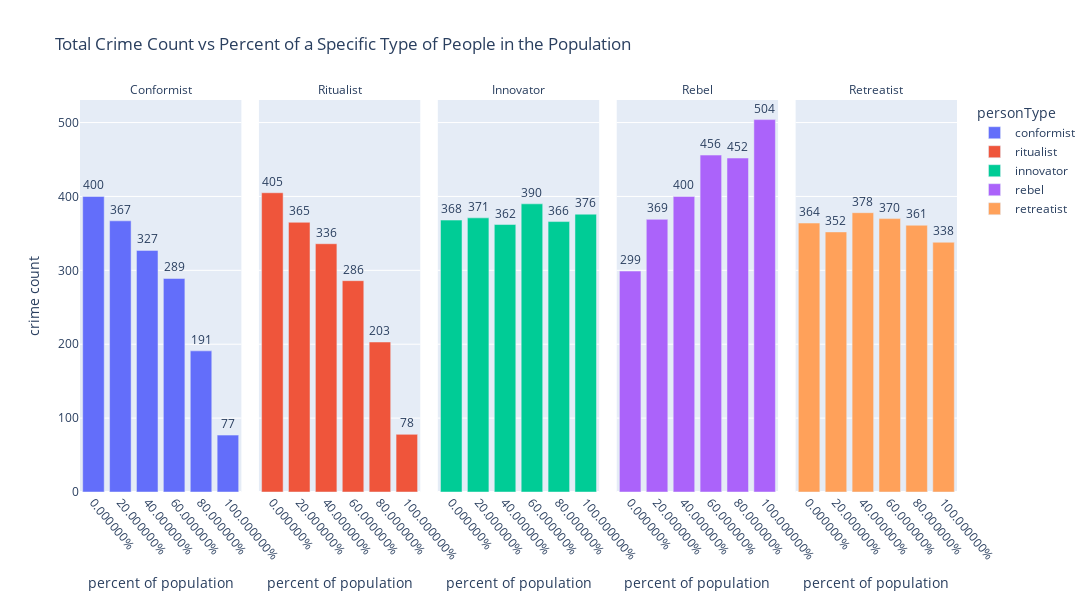

Write notebook code for a chart like this one.
### Code cell
fig = px.bar(
    data_frame=df,
    x="personPercent",
    y="crime",
    text='crime',
    color="personType",               # differentiate color of marks
    barmode='relative',
    facet_col='personType',          # assigns marks to subplots in the horizontal direction
    facet_col_spacing=0.02,
    labels={
        "crime":"crime count",
        "personPercent":"percent of population"
    },           
    title='Total Crime Count vs Percent of a Specific Type of People in the Population', # figure title
    
    width=1100,                   # figure width in pixels
    height=600,                   # figure height in pixels
)
fig.update_xaxes(nticks=10)
fig.update_xaxes(tickangle=50,tickformat = '%')
fig.update_traces(textposition ='outside')
for annotation in fig.layout.annotations:
    annotation.text=annotation.text[11:].capitalize()

fig.show()
fig.write_html("personTypeOnCrime.html")

### Figure 1 — Plotly figure (JSON) as saved in the notebook; plotly's stock layout.template omitted (floating-point values rounded to 4 significant figures)
{"data": [{"alignmentgroup": "True", "hovertemplate": "personType=conformist<br>percent of population=%{x}<br>crime count=%{text}<extra></extra>", "legendgroup": "conformist", "marker": {"color": "#636efa"}, "name": "conformist", "offsetgroup": "conformist", "orientation": "v", "showlegend": true, "text": [400, 367, 327, 289, 191, 77], "textposition": "outside", "type": "bar", "x": [0, 0.2, 0.4, 0.6, 0.8, 1], "xaxis": "x", "y": [400, 367, 327, 289, 191, 77], "yaxis": "y"}, {"alignmentgroup": "True", "hovertemplate": "personType=ritualist<br>percent of population=%{x}<br>crime count=%{text}<extra></extra>", "legendgroup": "ritualist", "marker": {"color": "#EF553B"}, "name": "ritualist", "offsetgroup": "ritualist", "orientation": "v", "showlegend": true, "text": [405, 365, 336, 286, 203, 78], "textposition": "outside", "type": "bar", "x": [0, 0.2, 0.4, 0.6, 0.8, 1], "xaxis": "x2", "y": [405, 365, 336, 286, 203, 78], "yaxis": "y2"}, {"alignmentgroup": "True", "hovertemplate": "personType=innovator<br>percent of population=%{x}<br>crime count=%{text}<extra></extra>", "legendgroup": "innovator", "marker": {"color": "#00cc96"}, "name": "innovator", "offsetgroup": "innovator", "orientation": "v", "showlegend": true, "text": [368, 371, 362, 390, 366, 376], "textposition": "outside", "type": "bar", "x": [0, 0.2, 0.4, 0.6, 0.8, 1], "xaxis": "x3", "y": [368, 371, 362, 390, 366, 376], "yaxis": "y3"}, {"alignmentgroup": "True", "hovertemplate": "personType=rebel<br>percent of population=%{x}<br>crime count=%{text}<extra></extra>", "legendgroup": "rebel", "marker": {"color": "#ab63fa"}, "name": "rebel", "offsetgroup": "rebel", "orientation": "v", "showlegend": true, "text": [299, 369, 400, 456, 452, 504], "textposition": "outside", "type": "bar", "x": [0, 0.2, 0.4, 0.6, 0.8, 1], "xaxis": "x4", "y": [299, 369, 400, 456, 452, 504], "yaxis": "y4"}, {"alignmentgroup": "True", "hovertemplate": "personType=retreatist<br>percent of population=%{x}<br>crime count=%{text}<extra></extra>", "legendgroup": "retreatist", "marker": {"color": "#FFA15A"}, "name": "retreatist", "offsetgroup": "retreatist", "orientation": "v", "showlegend": true, "text": [364, 352, 378, 370, 361, 338], "textposition": "outside", "type": "bar", "x": [0, 0.2, 0.4, 0.6, 0.8, 1], "xaxis": "x5", "y": [364, 352, 378, 370, 361, 338], "yaxis": "y5"}], "layout": {"annotations": [{"font": {}, "showarrow": false, "text": "Conformist", "x": 0.092, "xanchor": "center", "xref": "paper", "y": 1, "yanchor": "bottom", "yref": "paper"}, {"font": {}, "showarrow": false, "text": "Ritualist", "x": 0.296, "xanchor": "center", "xref": "paper", "y": 1, "yanchor": "bottom", "yref": "paper"}, {"font": {}, "showarrow": false, "text": "Innovator", "x": 0.5, "xanchor": "center", "xref": "paper", "y": 1, "yanchor": "bottom", "yref": "paper"}, {"font": {}, "showarrow": false, "text": "Rebel", "x": 0.704, "xanchor": "center", "xref": "paper", "y": 1, "yanchor": "bottom", "yref": "paper"}, {"font": {}, "showarrow": false, "text": "Retreatist", "x": 0.908, "xanchor": "center", "xref": "paper", "y": 1, "yanchor": "bottom", "yref": "paper"}], "barmode": "relative", "height": 600, "legend": {"title": {"text": "personType"}, "tracegroupgap": 0}, "title": {"text": "Total Crime Count vs Percent of a Specific Type of People in the Population"}, "width": 1100, "xaxis": {"anchor": "y", "domain": [0, 0.184], "nticks": 10, "tickangle": 50, "tickformat": "%", "title": {"text": "percent of population"}}, "xaxis2": {"anchor": "y2", "domain": [0.204, 0.388], "matches": "x", "nticks": 10, "tickangle": 50, "tickformat": "%", "title": {"text": "percent of population"}}, "xaxis3": {"anchor": "y3", "domain": [0.408, 0.592], "matches": "x", "nticks": 10, "tickangle": 50, "tickformat": "%", "title": {"text": "percent of population"}}, "xaxis4": {"anchor": "y4", "domain": [0.612, 0.796], "matches": "x", "nticks": 10, "tickangle": 50, "tickformat": "%", "title": {"text": "percent of population"}}, "xaxis5": {"anchor": "y5", "domain": [0.816, 1], "matches": "x", "nticks": 10, "tickangle": 50, "tickformat": "%", "title": {"text": "percent of population"}}, "yaxis": {"anchor": "x", "domain": [0, 1], "title": {"text": "crime count"}}, "yaxis2": {"anchor": "x2", "domain": [0, 1], "matches": "y", "showticklabels": false}, "yaxis3": {"anchor": "x3", "domain": [0, 1], "matches": "y", "showticklabels": false}, "yaxis4": {"anchor": "x4", "domain": [0, 1], "matches": "y", "showticklabels": false}, "yaxis5": {"anchor": "x5", "domain": [0, 1], "matches": "y", "showticklabels": false}}}
